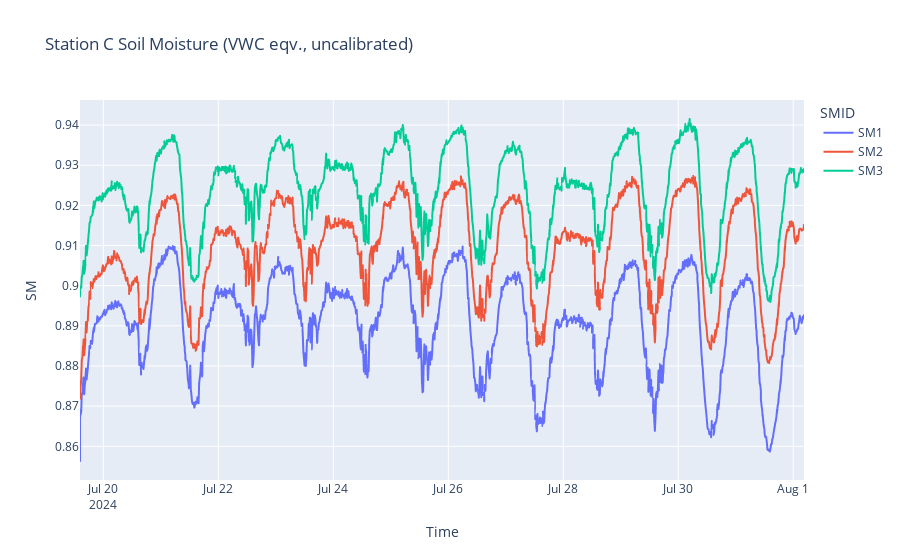

Source (notebook cell):
### Code cell
px.line(station_c_plot_sm, x='Time', y='SM', color='SMID', title='Station C Soil Moisture (VWC eqv., uncalibrated)').show()

### Figure 1 — Plotly figure (JSON) as saved in the notebook; plotly's stock layout.template omitted (floating-point values rounded to 4 significant figures; data arrays with more than 128 entries replaced by an {"elided": "..."} marker saying what was removed)
{"data": [{"hovertemplate": "SMID=SM1<br>Time=%{x}<br>SM=%{y}<extra></extra>", "legendgroup": "SM1", "line": {"color": "#636efa", "dash": "solid"}, "marker": {"symbol": "circle"}, "mode": "lines", "name": "SM1", "showlegend": true, "type": "scattergl", "x": {"elided": "1392 str values"}, "xaxis": "x", "y": {"elided": "1392 float values"}, "yaxis": "y"}, {"hovertemplate": "SMID=SM2<br>Time=%{x}<br>SM=%{y}<extra></extra>", "legendgroup": "SM2", "line": {"color": "#EF553B", "dash": "solid"}, "marker": {"symbol": "circle"}, "mode": "lines", "name": "SM2", "showlegend": true, "type": "scattergl", "x": {"elided": "1392 str values"}, "xaxis": "x", "y": {"elided": "1392 float values"}, "yaxis": "y"}, {"hovertemplate": "SMID=SM3<br>Time=%{x}<br>SM=%{y}<extra></extra>", "legendgroup": "SM3", "line": {"color": "#00cc96", "dash": "solid"}, "marker": {"symbol": "circle"}, "mode": "lines", "name": "SM3", "showlegend": true, "type": "scattergl", "x": {"elided": "1392 str values"}, "xaxis": "x", "y": {"elided": "1392 float values"}, "yaxis": "y"}], "layout": {"legend": {"title": {"text": "SMID"}, "tracegroupgap": 0}, "title": {"text": "Station C Soil Moisture (VWC eqv., uncalibrated)"}, "xaxis": {"anchor": "y", "domain": [0, 1], "title": {"text": "Time"}}, "yaxis": {"anchor": "x", "domain": [0, 1], "title": {"text": "SM"}}}}
